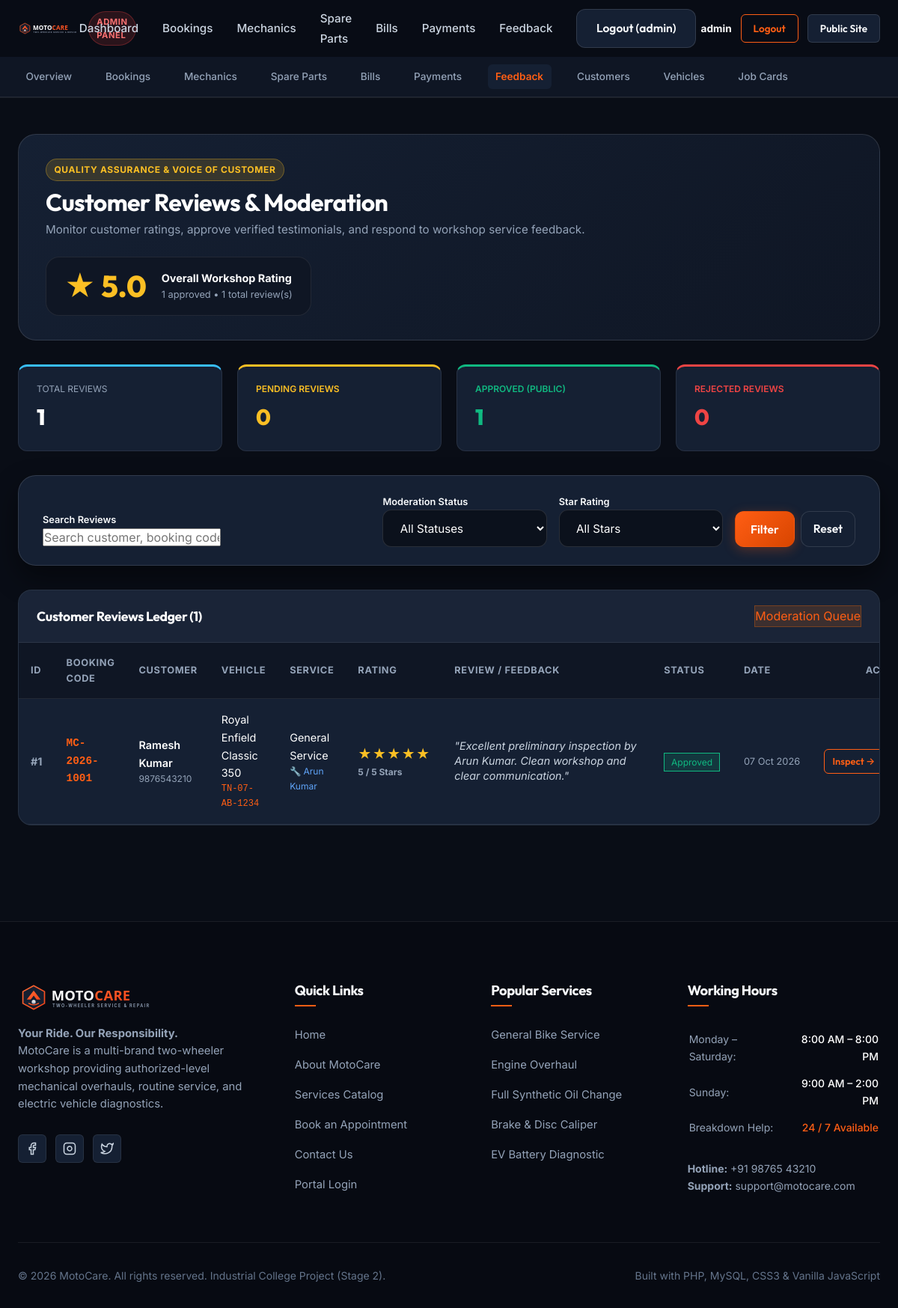
The page /admin/feedback.php (signed in) on the database its author committed.
### tables this page shows
CREATE TABLE `feedback` (
  `id` INT AUTO_INCREMENT PRIMARY KEY,
  `customer_id` INT NOT NULL,
  `booking_id` INT NOT NULL,
  `service_record_id` INT NULL,
  `rating` TINYINT NOT NULL,
  `comments` TEXT NULL,
  `admin_response` TEXT NULL,
  `moderation_status` ENUM('Pending', 'Approved', 'Rejected') NOT NULL DEFAULT 'Pending',
  `moderator_id` INT NULL,
  `moderated_at` TIMESTAMP NULL,
  `created_at` TIMESTAMP DEFAULT CURRENT_TIMESTAMP,
  `updated_at` TIMESTAMP DEFAULT CURRENT_TIMESTAMP ON UPDATE CURRENT_TIMESTAMP,
  INDEX `idx_feedback_customer` (`customer_id`),
  INDEX `idx_feedback_booking` (`booking_id`),
  INDEX `idx_feedback_service_record` (`service_record_id`),
  INDEX `idx_feedback_moderation` (`moderation_status`),
  UNIQUE KEY `uq_feedback_booking` (`booking_id`),
  CONSTRAINT `fk_feedback_customer` FOREIGN KEY (`customer_id`) 
    REFERENCES `customers` (`id`) ON DELETE CASCADE ON UPDATE CASCADE,
  CONSTRAINT `fk_feedback_booking` FOREIGN KEY (`booking_id`) 
    REFERENCES `bookings` (`id`) ON DELETE CASCADE ON UPDATE CASCADE,
  CONSTRAINT `fk_feedback_service_record` FOREIGN KEY (`service_record_id`) 
    REFERENCES `service_records` (`id`) ON DELETE SET NULL ON UPDATE CASCADE,
  CONSTRAINT `fk_feedback_moderator` FOREIGN KEY (`moderator_id`) 
    REFERENCES `admin_users` (`id`) ON DELETE SET NULL ON UPDATE CASCADE
);

CREATE TABLE `bookings` (
  `id` INT AUTO_INCREMENT PRIMARY KEY,
  `booking_code` VARCHAR(50) NOT NULL UNIQUE,
  `customer_id` INT NOT NULL,
  `vehicle_id` INT NOT NULL,
  `service_id` INT NOT NULL,
  `mechanic_id` INT NULL,
  `preferred_date` DATE NOT NULL,
  `preferred_time` VARCHAR(50) NOT NULL,
  `problem_description` TEXT NULL,
  `status` ENUM(
    'Pending',
    'Confirmed',
    'Vehicle Received',
    'Inspection',
    'Service In Progress',
    'Quality Check',
    'Ready for Delivery',
    'Completed',
    'Cancelled'
  ) DEFAULT 'Pending',
  `created_at` TIMESTAMP DEFAULT CURRENT_TIMESTAMP,
  INDEX `idx_bookings_customer` (`customer_id`),
  INDEX `idx_bookings_vehicle` (`vehicle_id`),
  INDEX `idx_bookings_service` (`service_id`),
  INDEX `idx_bookings_mechanic` (`mechanic_id`),
  INDEX `idx_bookings_status` (`status`),
  CONSTRAINT `fk_bookings_customer` FOREIGN KEY (`customer_id`) 
    REFERENCES `customers` (`id`) ON DELETE CASCADE ON UPDATE CASCADE,
  CONSTRAINT `fk_bookings_vehicle` FOREIGN KEY (`vehicle_id`) 
    REFERENCES `vehicles` (`id`) ON DELETE CASCADE ON UPDATE CASCADE,
  CONSTRAINT `fk_bookings_service` FOREIGN KEY (`service_id`) 
    REFERENCES `services` (`id`) ON UPDATE CASCADE,
  CONSTRAINT `fk_bookings_mechanic` FOREIGN KEY (`mechanic_id`) 
    REFERENCES `mechanics` (`id`) ON DELETE SET NULL ON UPDATE CASCADE
);

CREATE TABLE `customers` (
  `id` INT AUTO_INCREMENT PRIMARY KEY,
  `full_name` VARCHAR(100) NOT NULL,
  `email` VARCHAR(150) NOT NULL UNIQUE,
  `phone` VARCHAR(20) NOT NULL,
  `password` VARCHAR(255) NOT NULL,
  `address` TEXT NULL,
  `created_at` TIMESTAMP DEFAULT CURRENT_TIMESTAMP
);

CREATE TABLE `vehicles` (
  `id` INT AUTO_INCREMENT PRIMARY KEY,
  `customer_id` INT NOT NULL,
  `vehicle_type` ENUM('Motorcycle', 'Scooter', 'Electric Two-Wheeler') NOT NULL,
  `brand` VARCHAR(80) NOT NULL,
  `model` VARCHAR(100) NOT NULL,
  `registration_number` VARCHAR(30) NOT NULL UNIQUE,
  `created_at` TIMESTAMP DEFAULT CURRENT_TIMESTAMP,
  INDEX `idx_vehicles_customer` (`customer_id`),
  CONSTRAINT `fk_vehicles_customer` FOREIGN KEY (`customer_id`) 
    REFERENCES `customers` (`id`) ON DELETE CASCADE ON UPDATE CASCADE
);

CREATE TABLE `services` (
  `id` INT AUTO_INCREMENT PRIMARY KEY,
  `service_name` VARCHAR(150) NOT NULL,
  `category` VARCHAR(80) NOT NULL,
  `description` TEXT NOT NULL,
  `price` DECIMAL(10,2) NOT NULL,
  `estimated_duration` VARCHAR(50) NOT NULL,
  `status` ENUM('Active', 'Inactive') DEFAULT 'Active',
  `created_at` TIMESTAMP DEFAULT CURRENT_TIMESTAMP,
  INDEX `idx_services_category` (`category`)
);

CREATE TABLE `mechanics` (
  `id` INT AUTO_INCREMENT PRIMARY KEY,
  `full_name` VARCHAR(100) NOT NULL,
  `email` VARCHAR(150) NOT NULL UNIQUE,
  `phone` VARCHAR(20) NOT NULL,
  `specialization` VARCHAR(150) NOT NULL,
  `password` VARCHAR(255) NOT NULL,
  `status` ENUM('Available', 'Busy', 'On Leave') DEFAULT 'Available',
  `created_at` TIMESTAMP DEFAULT CURRENT_TIMESTAMP
);

### admin/feedback.php (the view, shortened to what the rows shown need)
<?php
require_once __DIR__ . '/../config/constants.php';
require_once __DIR__ . '/../includes/feedback-helper.php';
$feedbackList = [];
if ($pdo) {
    try {
        $where = [];
        $params = [];
        $whereClause = !empty($where) ? "WHERE " . implode(" AND ", $where) : "";
        $query = "
            SELECT
                f.*,
                c.full_name AS customer_name,
                c.email AS customer_email,
                c.phone AS customer_phone,
                b.booking_code,
                v.brand, v.model, v.registration_number,
                s.service_name,
                m.full_name AS mechanic_name,
                adm.username AS moderator_name
            FROM feedback f
            JOIN customers c ON f.customer_id = c.id
            JOIN bookings b ON f.booking_id = b.id
            JOIN vehicles v ON b.vehicle_id = v.id
            JOIN services s ON b.service_id = s.id
            LEFT JOIN mechanics m ON b.mechanic_id = m.id
            LEFT JOIN admin_users adm ON f.moderator_id = adm.id
            {$whereClause}
            ORDER BY
                CASE WHEN f.moderation_status = 'Pending' THEN 1 ELSE 2 END,
                f.created_at DESC
        ";
        $stmt = $pdo->prepare($query);
        $stmt->execute($params);
        $feedbackList = $stmt->fetchAll(PDO::FETCH_ASSOC);
    } catch (PDOException $e) {
        $errorMsg = "Database error: " . $e->getMessage();
    }
}
include __DIR__ . '/../includes/admin-header.php';
?>
<div class="container" style="padding-top: 1rem; padding-bottom: 4rem;">
  <div style="background: linear-gradient(135deg, var(--bg-card), var(--bg-surface)); border: 1px solid var(--border-card); border-radius: var(--radius-xl); padding: 2rem 2.25rem; margin-bottom: 2rem; display: flex; align-items: center; justify-content: space-between; flex-wrap: wrap; gap: 1.5rem;">
    <div>
      <h1 style="font-size: 2rem; margin-bottom: 0.25rem; color: #ffffff; font-family: var(--font-heading);">
        Customer Reviews &amp; Moderation
      </h1>
    </div>
  </div>
  <div class="dashboard-card" style="padding: 0; overflow: hidden; background: var(--bg-card); border-radius: var(--radius-lg); border: 1px solid var(--border-subtle);">
    <?php if (empty($feedbackList)): ?>
      <div style="padding: 3.5rem 2rem; text-align: center; color: var(--text-muted);">
        <div style="font-size: 2.5rem; margin-bottom: 0.75rem;">★</div>
        <p style="font-size: 1rem; color: #ffffff; margin-bottom: 0.25rem;">No customer reviews match your active filters.</p>
        <p style="font-size: 0.85rem; margin: 0;">Try clearing filters or search criteria.</p>
      </div>
    <?php else: ?>
      <div style="overflow-x: auto;">
        <table class="data-table" style="width: 100%; border-collapse: collapse; text-align: left;">
          <thead>
            <tr style="border-bottom: 1px solid var(--border-subtle); background: var(--bg-surface); font-size: 0.8rem; color: var(--text-muted); text-transform: uppercase; letter-spacing: 0.05em;">
              <th style="padding: 1rem;">ID</th>
              <th style="padding: 1rem;">Booking Code</th>
              <th style="padding: 1rem;">Customer</th>
              <th style="padding: 1rem;">Vehicle</th>
              <th style="padding: 1rem;">Service</th>
              <th style="padding: 1rem;">Rating</th>
              <th style="padding: 1rem; min-width: 280px;">Review / Feedback</th>
              <th style="padding: 1rem;">Status</th>
              <th style="padding: 1rem;">Date</th>
              <th style="padding: 1rem; text-align: right;">Actions</th>
            </tr>
          </thead>
          <tbody style="font-size: 0.9rem;">
            <?php foreach ($feedbackList as $fb):
              $mstat = $fb['moderation_status'];
              $mCol = '#fbbf24'; $mBg = 'rgba(251,191,36,0.15)';
              if ($mstat === 'Approved') { $mCol = '#10b981'; $mBg = 'rgba(16,185,129,0.15)'; }
              elseif ($mstat === 'Rejected') { $mCol = '#f87171'; $mBg = 'rgba(239,68,68,0.15)'; }
              $rNum = (int)$fb['rating'];
            ?>
              <tr style="border-bottom: 1px solid var(--border-subtle);">
                <td style="padding: 1rem; font-weight: 700; color: var(--text-muted);">
                  #<?php echo (int)$fb['id']; ?>
                </td>
                <td style="padding: 1rem; font-weight: 700; font-family: monospace; color: var(--accent-orange);">
                  <a href="booking-details.php?id=<?php echo (int)$fb['booking_id']; ?>" style="color: inherit; text-decoration: none;">
                    <?php echo htmlspecialchars($fb['booking_code']); ?>
                  </a>
                </td>
                <td style="padding: 1rem;">
                  <div style="font-weight: 600; color: #ffffff;"><?php echo htmlspecialchars($fb['customer_name']); ?></div>
                  <div style="font-size: 0.75rem; color: var(--text-muted);"><?php echo htmlspecialchars($fb['customer_phone']); ?></div>
                </td>
                <td style="padding: 1rem;">
                  <div style="color: #ffffff;"><?php echo htmlspecialchars($fb['brand'] . ' ' . $fb['model']); ?></div>
                  <div style="font-family: monospace; font-size: 0.75rem; color: var(--accent-orange);"><?php echo htmlspecialchars($fb['registration_number']); ?></div>
                </td>
                <td style="padding: 1rem;">
                  <div style="color: #ffffff;"><?php echo htmlspecialchars($fb['service_name']); ?></div>
                  <?php if (!empty($fb['mechanic_name'])): ?>
                    <div style="font-size: 0.75rem; color: #60a5fa;">🔧 <?php echo htmlspecialchars($fb['mechanic_name']); ?></div>
                  <?php endif; ?>
                </td>
                <td style="padding: 1rem;">
                  <div style="color: #fbbf24; font-size: 1.1rem; letter-spacing: 1px; white-space: nowrap;">
                    <?php echo str_repeat('★', $rNum) . str_repeat('☆', 5 - $rNum); ?>
                  </div>
                  <div style="font-size: 0.75rem; color: var(--text-muted); font-weight: 700;">
                    <?php echo $rNum; ?> / 5 Stars
                  </div>
                </td>
                <td style="padding: 1rem;">
                  <p style="margin: 0; color: var(--text-secondary); line-height: 1.4; font-style: italic;">
                    "<?php echo htmlspecialchars($fb['comments']); ?>"
                  </p>
                </td>
                <td style="padding: 1rem; white-space: nowrap;">
                  <span class="badge" style="background: <?php echo $mBg; ?>; color: <?php echo $mCol; ?>; border: 1px solid <?php echo $mCol; ?>; font-size: 0.75rem; padding: 0.25rem 0.55rem;">
                    <?php echo htmlspecialchars($mstat); ?>
                  </span>
                </td>
                <td style="padding: 1rem; color: var(--text-muted); font-size: 0.8rem; white-space: nowrap;">
                  <?php echo formatDisplayDate($fb['created_at']); ?>
                </td>
                <td style="padding: 1rem; text-align: right; white-space: nowrap;">
                  <div style="display: flex; gap: 0.35rem; justify-content: flex-end;">
                    <a href="feedback-details.php?id=<?php echo (int)$fb['id']; ?>" class="btn btn-outline btn-sm" style="padding: 0.3rem 0.65rem; font-size: 0.8rem;">
                      Inspect →
                    </a>
                  </div>
                </td>
              </tr>
            <?php endforeach; ?>
          </tbody>
        </table>
      </div>
    <?php endif; ?>
  </div>
</div>
<?php include __DIR__ . '/../includes/footer.php'; ?>

### rows shown on the page
feedback: id "1", booking.booking_code "MC-2026-1001", customer.full_name "Ramesh Kumar", customer.phone "9876543210", vehicles.brand+model "Royal Enfield Classic 350", vehicles.registration_number "TN-07-AB-1234", services.service_name "General Service", mechanics.full_name "Arun Kumar", rating "★★★★★", rating "5", comments "Excellent preliminary inspection by Arun Kumar. Clean workshop and clear communication.", moderation_status "Approved", created_at "07 Oct 2026"

### other values the page prints
$admin['username'] "admin"
$stats['average_rating'] "5.0"
$stats['approved_reviews'] "1"
$stats['total_reviews'] "1"
$stats['pending_reviews'] "0"
$stats['rejected_reviews'] "0"
count($feedbackList) "1"
